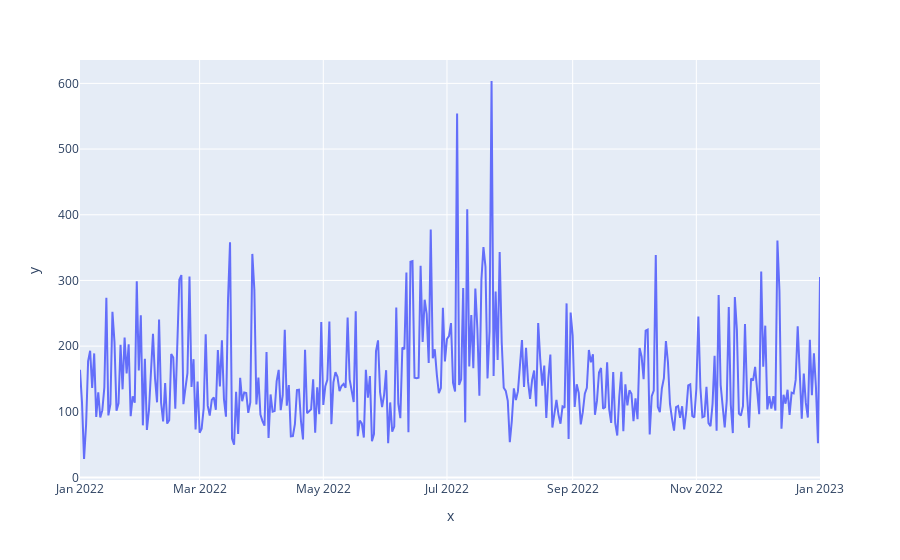

Notebook source saved alongside this figure:
### Code cell
# Interactive visualizations

import plotly.express as px



fig = px.line( y=df_NEO_m_avg, x=df_NEO_m.index)
fig.show()

### Figure 1 — Plotly figure (JSON) as saved in the notebook; plotly's stock layout.template omitted (floating-point values rounded to 4 significant figures; data arrays with more than 128 entries replaced by an {"elided": "..."} marker saying what was removed)
{"data": [{"hovertemplate": "x=%{x}<br>y=%{y}<extra></extra>", "legendgroup": "", "line": {"color": "#636efa", "dash": "solid"}, "marker": {"symbol": "circle"}, "mode": "lines", "name": "", "orientation": "v", "showlegend": false, "x": {"elided": "418 str values"}, "xaxis": "x", "y": {"elided": "418 float values"}, "yaxis": "y", "type": "scatter"}], "layout": {"xaxis": {"anchor": "y", "domain": [0, 1], "title": {"text": "x"}}, "yaxis": {"anchor": "x", "domain": [0, 1], "title": {"text": "y"}}, "legend": {"tracegroupgap": 0}, "margin": {"t": 60}}}
